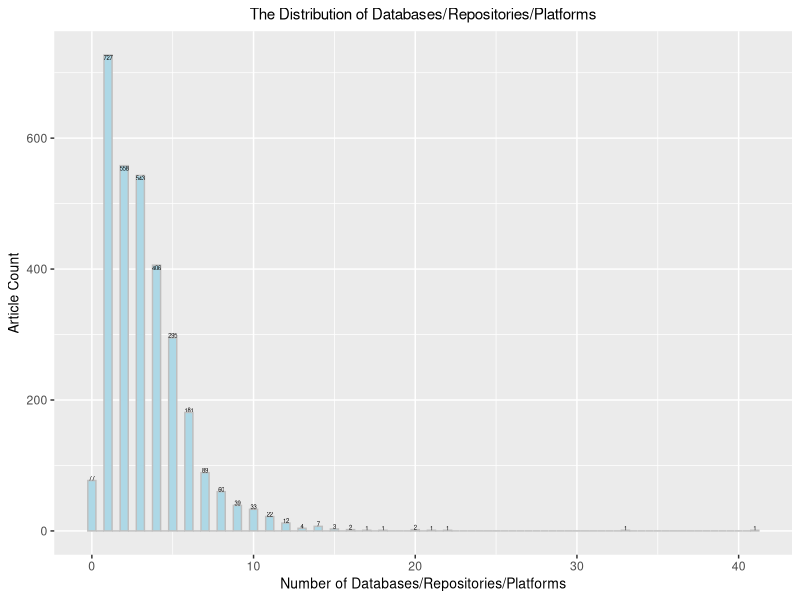
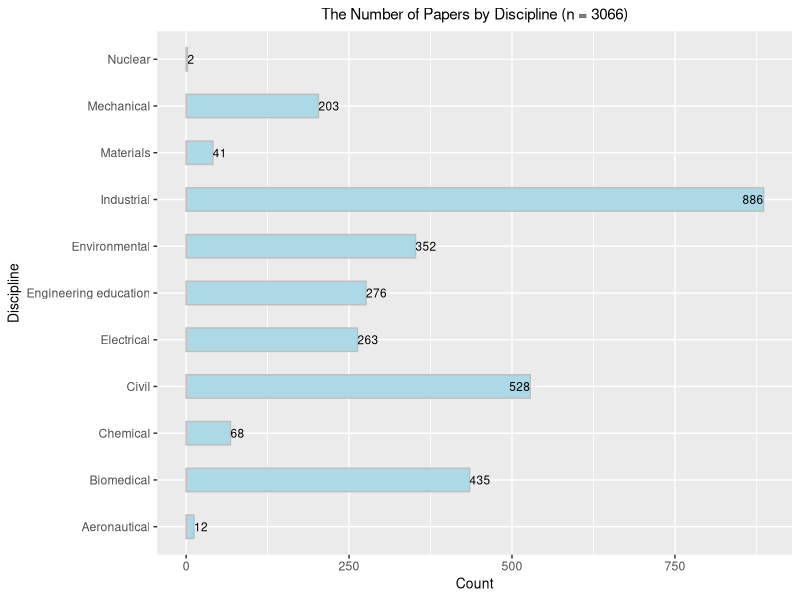
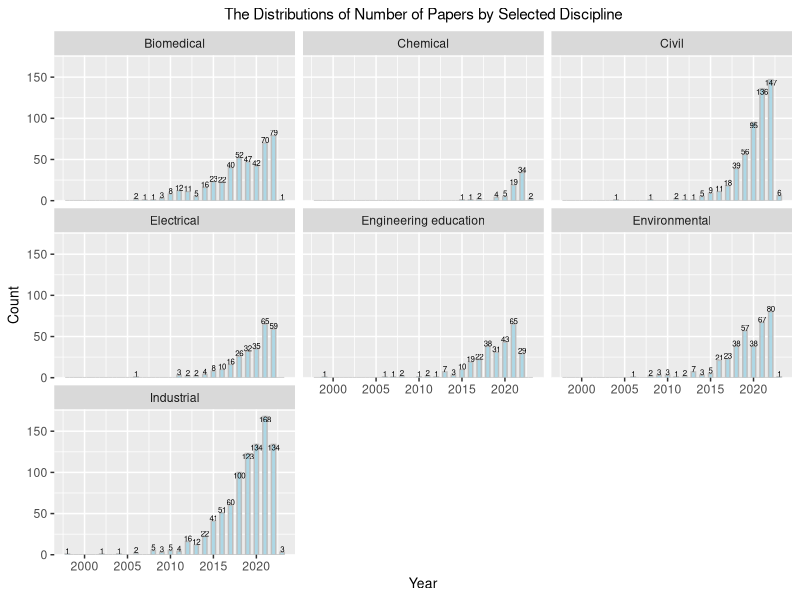
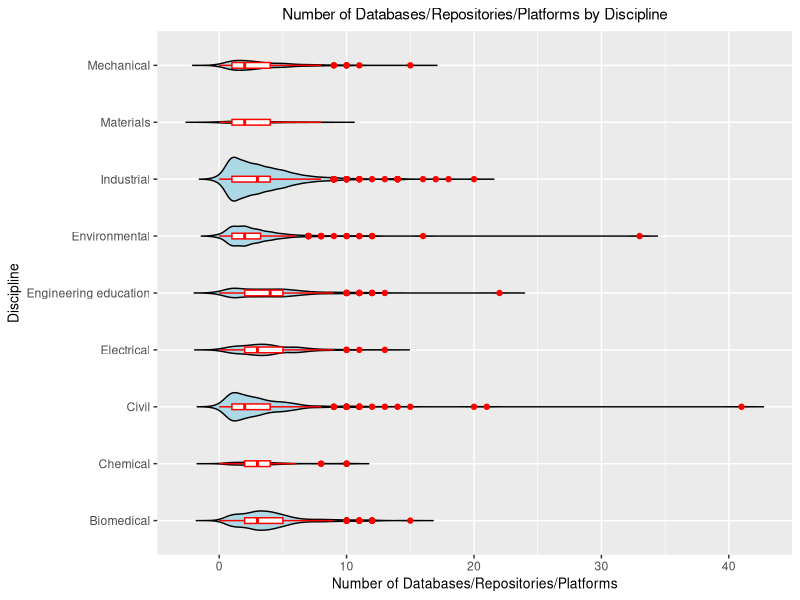
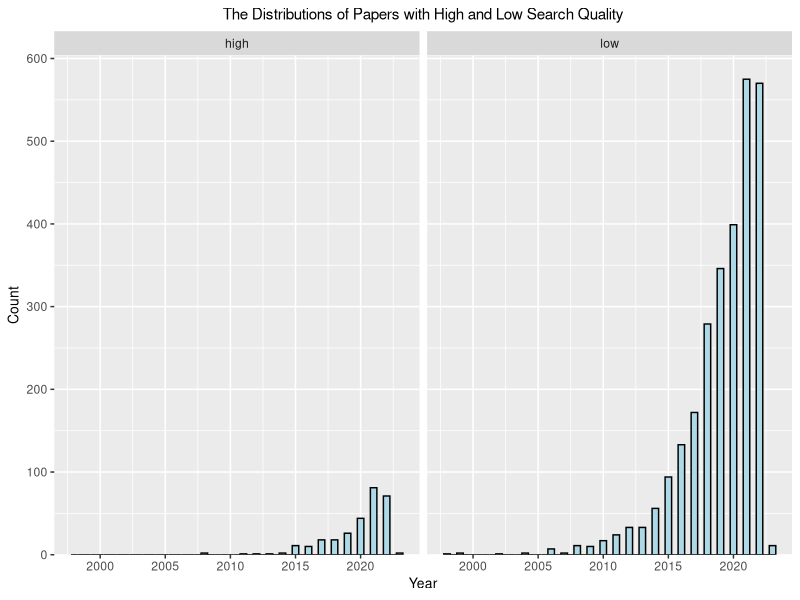
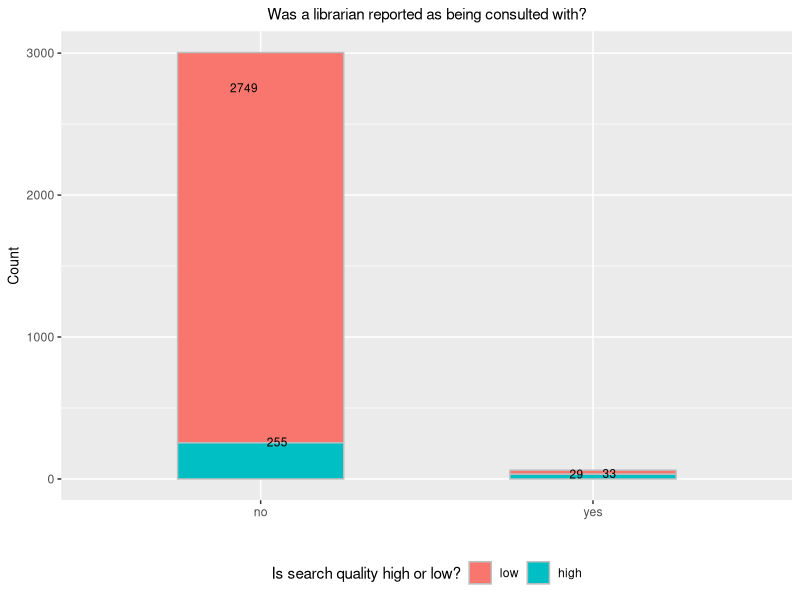

The R script that drew these images, in order:
## ---- chunk 1
rm(list=ls())
library(tidyverse)
library(ggplot2)
## ---- chunk 2
dat <- read.csv("DataCleaningFinalNew.csv", encoding="UTF-8")
## ---- chunk 3
ggplot(dat, aes(x=DatabaseCount)) + 
  geom_histogram(binwidth = 0.5, color="grey", fill="lightblue") +
  geom_text(aes(label= ..count..), stat = "count", vjust= "inward", size=1.5)+
  #geom_density(aes(y = ..count..), color="red") +
  ggtitle("The Distribution of Databases/Repositories/Platforms") +
  theme(plot.title = element_text(hjust=0.5, size =11),
        axis.title.x = element_text(size=10),
        axis.title.y = element_text(size=10),) +
  xlab("Number of Databases/Repositories/Platforms") +
  ylab("Article Count")
## ---- chunk 4
ggplot(dat, aes(x=Discipline)) + 
  geom_bar(width = 0.5, color="grey", fill="lightblue") +
  geom_text(aes(label= ..count..), stat = "count", hjust= "inward", size=3)+
  ggtitle("The Number of Papers by Discipline (n = 3066)") +
  theme(plot.title = element_text(hjust=0.5, size =11),
        axis.title.x = element_text(size=10),
        axis.title.y = element_text(size=10)) +
  xlab("Discipline") +
  ylab("Count") +
  coord_flip() 
## ---- chunk 5
ggplot(subset(dat, Discipline %in% c("Biomedical", "Chemical", "Civil",
                                     "Electrical", "Engineering education",
                                     "Environmental", "Industrial") ), aes(x = Year)) +
  geom_histogram(binwidth = 0.5, fill = "lightblue", color="grey") +
  facet_wrap("Discipline") +
   geom_text(aes(label= ..count..), stat = "count", vjust= "inward", size=2)+
  scale_y_continuous(expand = expansion(c(0, 0.05))) +
  ggtitle("The Distributions of Number of Papers by Selected Discipline") +
  theme(plot.title = element_text(hjust=0.5, size =11),
        axis.title.x = element_text(size=10),
        axis.title.y = element_text(size=10))+
  xlab("Year") +
  ylab("Count") 
## ---- chunk 6

ggplot(data = subset(dat, (Discipline != "Nuclear") & (Discipline != "Aeronautical")), aes(DatabaseCount, factor(Discipline))) +
  geom_violin(trim = FALSE, fill = "lightblue", color="black", scale = "count") +
  geom_boxplot(width = 0.1, fill = "white", color="red")+
  ggtitle("Number of Databases/Repositories/Platforms by Discipline") +
  theme(plot.title = element_text(hjust=0.5, size = 11),
        axis.title.x = element_text(size=10),
        axis.title.y = element_text(size=10)) +
  xlab("Number of Databases/Repositories/Platforms") +
  ylab("Discipline")
## ---- chunk 7
ggplot(dat, aes(x = Year)) +
  geom_histogram(binwidth = 0.5, fill = "lightblue", color="black") +
  facet_wrap("SearchQuality") +
  scale_y_continuous(expand = expansion(c(0, 0.05))) +
  ggtitle("The Distributions of Papers with High and Low Search Quality") +
  theme(plot.title = element_text(hjust=0.5, size =11),
        axis.title.x = element_text(size=10),
        axis.title.y = element_text(size=10))+
  xlab("Year") +
  ylab("Count") 
## ---- chunk 8
dat$SearchQuality <- factor(dat$SearchQuality, levels = c("low", "high"))

ggplot(dat, aes(LibrarianConsulted, fill=SearchQuality))+
  geom_bar(width = 0.5, color="grey")+
  geom_text(aes(label= ..count..), stat = "count", check_overlap = TRUE, position = position_dodge(0.2), vjust =0.4,   size=3)+
  ggtitle("Was a librarian reported as being consulted with?") +
  scale_fill_manual("Is search quality high or low?", values =c("high"="#00BFC4",       "low"="#F8766D")) + 
  #scale_fill_discrete(name="Is search quality high or low?")+
  theme(plot.title = element_text(hjust=0.5, size = 11),
        axis.title.x = element_text(size=10),
        axis.title.y = element_text(size=10),
        legend.position = "bottom"
        ) +
  xlab("") +
  ylab("Count")
